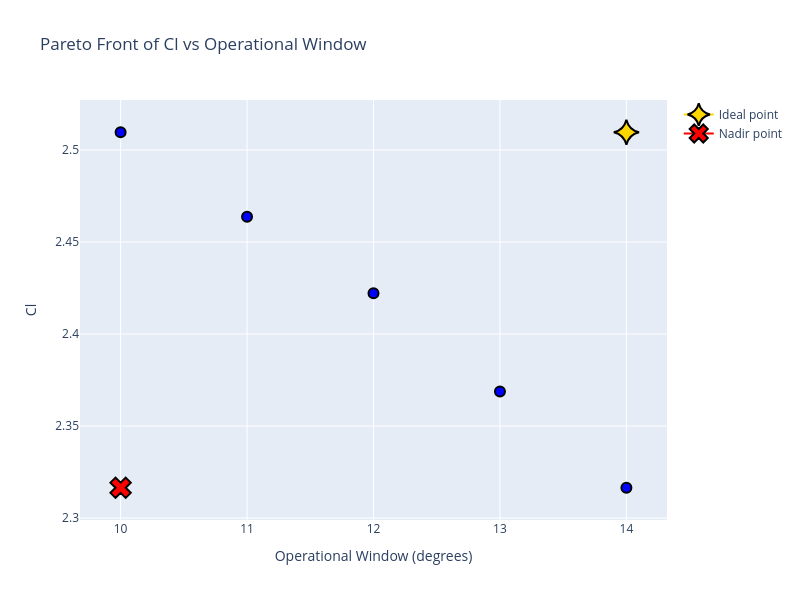

Notebook code cell kept with this figure:
### Markdown cell above
## Pareto Front

### Code cell
fig = px.scatter(df,
                 x='Window',
                 y='Cl',
                 title='Pareto Front of Cl vs Operational Window',
                 template='plotly',
                 width=800,
                 height=600
                 )

fig.update_traces(
    marker=dict(
        size=10,
        color='blue',
        line=dict(
            width=2,
            color='black'
        )
    )

)

fig.add_trace(go.Scatter(x=[df['Window'].max()], 
                         y=[df['Cl'].max()], 
                        name='Ideal point',
                        marker=dict(
                            symbol='star-diamond',          
                            size=18,              
                            color='gold',        
                            line=dict(             
                                color='black',      
                                width=2          
                            )
                        ))
    )

fig.add_trace(go.Scatter(x=[df['Window'].min()], 
                         y=[df['Cl'].min()], 
                        name='Nadir point',
                        marker=dict(
                            symbol='x',          
                            size=18,              
                            color='red',        
                            line=dict(             
                                color='black',      
                                width=2          
                            )
                        ))
    )



fig.update_layout(
    xaxis_title='Operational Window (degrees)'
)


fig.show()

### Figure 1 — Plotly figure (JSON) as saved in the notebook; plotly's stock layout.template omitted (floating-point values rounded to 4 significant figures)
{"data": [{"hovertemplate": "Window=%{x}<br>Cl=%{y}<extra></extra>", "legendgroup": "", "marker": {"color": "blue", "line": {"color": "black", "width": 2}, "size": 10, "symbol": "circle"}, "mode": "markers", "name": "", "orientation": "v", "showlegend": false, "type": "scatter", "x": [12.0, 13.0, 14.0, 11.0, 10.0], "xaxis": "x", "y": [2.422, 2.369, 2.317, 2.464, 2.51], "yaxis": "y"}, {"marker": {"color": "gold", "line": {"color": "black", "width": 2}, "size": 18, "symbol": "star-diamond"}, "name": "Ideal point", "type": "scatter", "x": [14], "y": [2.51]}, {"marker": {"color": "red", "line": {"color": "black", "width": 2}, "size": 18, "symbol": "x"}, "name": "Nadir point", "type": "scatter", "x": [10], "y": [2.317]}], "layout": {"height": 600, "legend": {"tracegroupgap": 0}, "title": {"text": "Pareto Front of Cl vs Operational Window"}, "width": 800, "xaxis": {"anchor": "y", "domain": [0, 1], "title": {"text": "Operational Window (degrees)"}}, "yaxis": {"anchor": "x", "domain": [0, 1], "title": {"text": "Cl"}}}}
